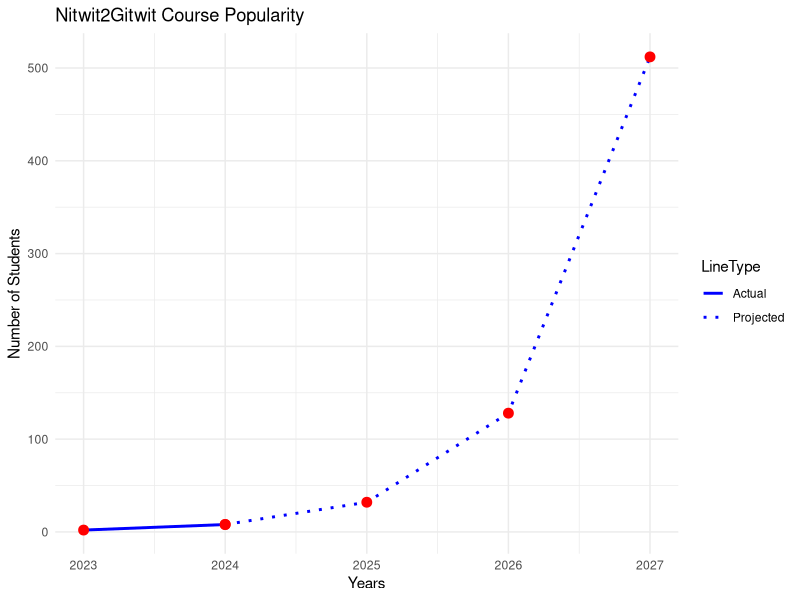

Write the R code that produced this figure.
## ---- chunk 1
# Load necessary library
library(ggplot2)

# Original data for 2023 and 2024
data <- data.frame(
  Year = c(2023, 2024),
  Students = c(2, 8),
  LineType = "Actual" # Label actual data
)

# Extrapolate data for 2025-2027
extrapolated_years <- data.frame(
  Year = 2024:2027,
  Students = 8 * 4^(0:3), # Each year gets 4 times the students of the previous year
  LineType = "Projected" # Label extrapolated data
)

# Combine original and extrapolated data
full_data <- rbind(data, extrapolated_years)

# Create the plot
ggplot(full_data, aes(x = Year, y = Students)) +
  geom_line(aes(linetype = LineType), size = 1, color = "blue") +  # Different line types for actual vs. projected
  geom_point(size = 3, color = "red") +                           # Points for all data
  labs(
    title = "Nitwit2Gitwit Course Popularity",                   # Title
    x = "Years",                                                 # X-axis label
    y = "Number of Students"                                     # Y-axis label
  ) +
  scale_linetype_manual(values = c("Actual" = "solid", "Projected" = "dotted")) + # Line styles
  theme_minimal() +
  scale_y_continuous(labels = scales::comma)                     # Format Y-axis with commas

